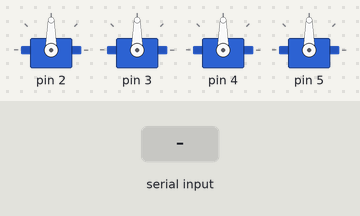
Recording of a sketch running on a simulated Arduino Uno, built with avr-gcc and run on an emulated ATmega328P. Shown: 4 × servo. Inputs (shaded band) come from the test bench.

Above: at 1.7 s.
1.8 s: "F" received over the second serial link
At 3.1 s:
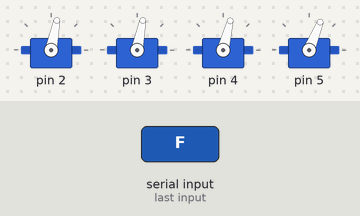
4.0 s: "B" received over the second serial link
At 5.9 s:
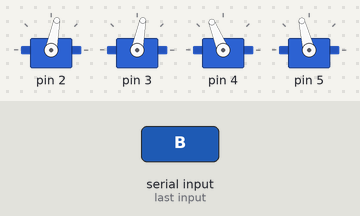
6.2 s: "L" received over the second serial link
8.4 s: "R" received over the second serial link
10.6 s: "T" received over the second serial link
At 12.7 s:
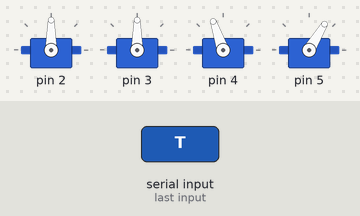
13.0 s: "S" received over the second serial link
At 14.0 s:
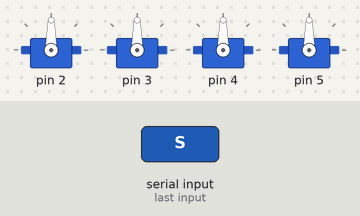
Timing chart, 0 to 16.0 s (numbered marks = the images above; inputs shaded):
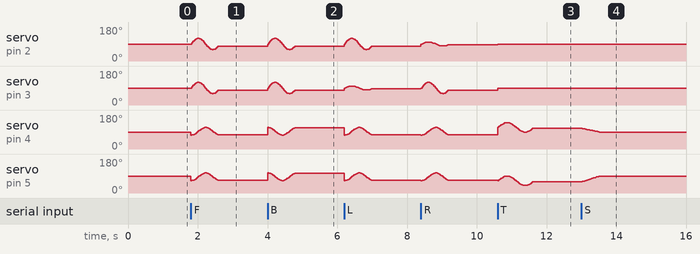

The sketch:

bluetooth_sketch.ino
```cpp
#include <Otto.h>
#include <SoftwareSerial.h>

Otto Otto;

SoftwareSerial BTserial(12, 11);

#define LeftLeg 2
#define RightLeg 3
#define LeftFoot 4
#define RightFoot 5
#define Buzzer A3

void setup() {

  Otto.init(LeftLeg, RightLeg, LeftFoot, RightFoot, true, Buzzer);

  Otto.home();

  BTserial.begin(9600);
}

void loop() {

  if (BTserial.available()) {

    char cmd = BTserial.read();

    if (cmd == 'F') {
      Otto.walk(1, 800, 1);
    }

    if (cmd == 'B') {
      Otto.walk(1, 800, -1);
    }

    if (cmd == 'L') {
      Otto.turn(1, 800, 1);
    }

    if (cmd == 'R') {
      Otto.turn(1, 800, -1);
    }

    if (cmd == 'T') {
      Otto.tiptoeSwing(1, 1000, 25);
    }

    if (cmd == 'S') {
      Otto.home();
    }
  }
}
```

Measured:
- after the input at 10.6 s, servo on pin 2: 86° → 90° at once; servo on pin 3: 79° → 90° at once
- after the input at 13.0 s, servo on pin 4: moves from 109° to 90° over 0.48 s, starting at once; servo on pin 5: moves from 59° to 90° over 0.50 s, starting at once
